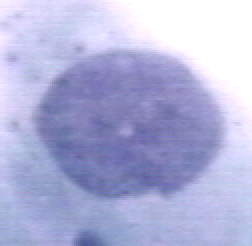
#> input picture New folder/1.BMP, 126 x 123 px (shown 2 times larger)
$ python -i feature_extractor.py   (imports and definitions only)   (older library calls are emulated)
#> lines starting #> are read from the running program, lines starting #| are printed output that depends on the picture; after the words box and inside, x2 and y2 are one past the last pixel; in counts of white or black regions, pixels touching at a corner belong together
"""
Traditional ML Feature Extraction for Cervical Cancer Classification
Extracts hand-crafted features: morphology, texture (GLCM), color, nucleus, edge.

Classes: Normal, CIN1, CIN2, CIN3, Cancer
"""

import cv2
import numpy as np

try:
    from skimage.feature import graycomatrix, graycoprops
except ImportError:
    from skimage.feature import graycomatrix, graycoprops

from pathlib import Path


# ---------------------------------------------------------------------------
# Feature extractor class
# ---------------------------------------------------------------------------

class CellFeatureExtractor:
    """Extract morphological, texture, color, nucleus and edge features
    from a single cervical cell image (numpy RGB array, uint8)."""

    def extract_morphology_features(self, gray):
        """5 features: cell_area, cell_perimeter, cell_solidity,
        cell_eccentricity, cell_aspect_ratio."""
        _, binary = cv2.threshold(
            gray, 0, 255, cv2.THRESH_BINARY + cv2.THRESH_OTSU
        )
        contours, _ = cv2.findContours(
            binary, cv2.RETR_EXTERNAL, cv2.CHAIN_APPROX_SIMPLE
        )

        if not contours:
            return {
                "cell_area": 0.0, "cell_perimeter": 0.0,
                "cell_solidity": 0.0, "cell_eccentricity": 0.0,
                "cell_aspect_ratio": 0.0,
            }

        cell_contour = max(contours, key=cv2.contourArea)
        cell_area    = cv2.contourArea(cell_contour)
        cell_perim   = cv2.arcLength(cell_contour, True)

        if len(cell_contour) >= 5:
            _, (major, minor), _ = cv2.fitEllipse(cell_contour)
            eccentricity = float(np.sqrt(1.0 - (minor / major) ** 2)) if major > 0 else 0.0
            aspect_ratio = float(major / minor) if minor > 0 else 0.0
        else:
            eccentricity = 0.0
            aspect_ratio = 1.0

        hull      = cv2.convexHull(cell_contour)
        hull_area = cv2.contourArea(hull)
        solidity  = float(cell_area / hull_area) if hull_area > 0 else 0.0

        return {
            "cell_area": float(cell_area), "cell_perimeter": float(cell_perim),
            "cell_solidity": solidity, "cell_eccentricity": eccentricity,
            "cell_aspect_ratio": aspect_ratio,
        }

    def extract_texture_features(self, gray):
        """4 features: glcm_contrast, glcm_correlation, glcm_energy, glcm_homogeneity."""
        try:
            if gray.ndim != 2:
                gray = cv2.cvtColor(gray, cv2.COLOR_BGR2GRAY)
            gray = gray.astype(np.uint8)
            glcm = graycomatrix(gray, distances=[1], angles=[0],
                                levels=256, symmetric=True, normed=True)
            if glcm.size == 0 or np.isnan(glcm).any():
                raise ValueError("Invalid GLCM")
            return {
                "glcm_contrast":    float(graycoprops(glcm, "contrast")[0, 0]),
                "glcm_correlation": float(graycoprops(glcm, "correlation")[0, 0]),
                "glcm_energy":      float(graycoprops(glcm, "energy")[0, 0]),
                "glcm_homogeneity": float(graycoprops(glcm, "homogeneity")[0, 0]),
            }
        except Exception:
            return {"glcm_contrast": 0.0, "glcm_correlation": 0.0,
                    "glcm_energy": 0.0, "glcm_homogeneity": 0.0}

    def extract_color_features(self, image_rgb):
        """12 features: {red,green,blue}_{mean,std} + {hue,sat,val}_{mean,std}."""
        features = {}
        for i, ch in enumerate(["red", "green", "blue"]):
            features[f"{ch}_mean"] = float(np.mean(image_rgb[:, :, i]))
            features[f"{ch}_std"]  = float(np.std(image_rgb[:, :, i]))
        hsv = cv2.cvtColor(image_rgb, cv2.COLOR_RGB2HSV)
        for i, ch in enumerate(["hue", "saturation", "value"]):
            features[f"{ch}_mean"] = float(np.mean(hsv[:, :, i]))
            features[f"{ch}_std"]  = float(np.std(hsv[:, :, i]))
        return features

    def extract_nucleus_features(self, gray):
        """4 features: nucleus_area, nucleus_perimeter, nucleus_circularity,
        nucleus_cytoplasm_ratio."""
        inverted = cv2.bitwise_not(gray)
        _, nucleus_binary = cv2.threshold(
            inverted, 0, 255, cv2.THRESH_BINARY + cv2.THRESH_OTSU
        )
        kernel = cv2.getStructuringElement(cv2.MORPH_ELLIPSE, (5, 5))
        nucleus_binary = cv2.morphologyEx(nucleus_binary, cv2.MORPH_OPEN, kernel)
        contours, _ = cv2.findContours(
            nucleus_binary, cv2.RETR_EXTERNAL, cv2.CHAIN_APPROX_SIMPLE
        )
        if not contours:
            return {"nucleus_area": 0.0, "nucleus_perimeter": 0.0,
                    "nucleus_circularity": 0.0, "nucleus_cytoplasm_ratio": 0.0}

        nc      = max(contours, key=cv2.contourArea)
        n_area  = cv2.contourArea(nc)
        n_perim = cv2.arcLength(nc, True)
        circ    = float((4.0 * np.pi * n_area) / (n_perim ** 2)) if n_perim > 0 else 0.0
        total   = float(gray.shape[0] * gray.shape[1])
        nc_ratio = float(n_area / max(total - n_area, 1.0))
        return {
            "nucleus_area": float(n_area), "nucleus_perimeter": float(n_perim),
            "nucleus_circularity": circ, "nucleus_cytoplasm_ratio": nc_ratio,
        }

    def extract_edge_features(self, gray):
        """1 feature: edge_density."""
        edges = cv2.Canny(gray, 50, 150)
        return {"edge_density": float(np.sum(edges > 0) / edges.size)}

    def extract_intensity_features(self, gray, image_rgb):
        """4 features: entropy, laplacian variance, high saturation, low value."""
        hist = cv2.calcHist([gray], [0], None, [256], [0, 256]).ravel().astype(np.float64)
        hist_sum = hist.sum() + 1e-12
        p = hist / hist_sum
        entropy = float(-(p * np.log2(p + 1e-12)).sum())

        lap_var = float(cv2.Laplacian(gray, cv2.CV_64F).var())

        hsv = cv2.cvtColor(image_rgb, cv2.COLOR_RGB2HSV)
        sat_p90 = float(np.percentile(hsv[:, :, 1], 90))
        val_p10 = float(np.percentile(hsv[:, :, 2], 10))

        return {
            "intensity_entropy": entropy,
            "laplacian_var": lap_var,
            "sat_p90": sat_p90,
            "val_p10": val_p10,
        }

    def extract_all_features(self, image_rgb):
        """Extract all features from a uint8 numpy RGB array."""
        gray = cv2.cvtColor(image_rgb, cv2.COLOR_RGB2GRAY)
        features = {}
        features.update(self.extract_morphology_features(gray))
        features.update(self.extract_texture_features(gray))
        features.update(self.extract_color_features(image_rgb))
        features.update(self.extract_nucleus_features(gray))
        features.update(self.extract_edge_features(gray))
        features.update(self.extract_intensity_features(gray, image_rgb))
        return features


# ---------------------------------------------------------------------------
# Canonical feature order — 30 real features total
# ---------------------------------------------------------------------------
_FEATURE_ORDER = [
    # morphology (5)
    "cell_area", "cell_perimeter", "cell_solidity",
    "cell_eccentricity", "cell_aspect_ratio",
    # texture (4)
    "glcm_contrast", "glcm_correlation", "glcm_energy", "glcm_homogeneity",
    # color RGB (6)
    "red_mean", "green_mean", "blue_mean",
    "red_std",  "green_std",  "blue_std",
    # color HSV (6)
    "hue_mean", "saturation_mean", "value_mean",
    "hue_std",  "saturation_std",  "value_std",
    # nucleus (4)
    "nucleus_area", "nucleus_perimeter",
    "nucleus_circularity", "nucleus_cytoplasm_ratio",
    # edge (1)
    "edge_density",
    # intensity/quality (4)
    "intensity_entropy", "laplacian_var", "sat_p90", "val_p10",
]

# [1 line not run here, left out]

# Class names used throughout the project
CLASS_NAMES = ['CIN1', 'CIN2', 'CIN3', 'Normal', 'Cancer']


# [83 lines left out: functions extract_medical_features, extract_features_from_dataset, not called in this run]


# ---------------------------------------------------------------------------
# Smoke test
# ---------------------------------------------------------------------------
# [19 lines not run here, left out]

>>> import cv2
>>> picture = cv2.cvtColor(cv2.imread('../../New folder/1.BMP'), cv2.COLOR_BGR2RGB)
>>> result = CellFeatureExtractor().extract_all_features(picture)
#> in extract_all_features, `gray = cv2.cvtColor(image_rgb, cv2.COLOR_RGB2GRAY)`:
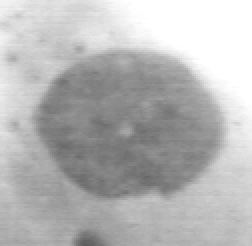
#> gray: shape (123, 126) (shown 2 times larger); min 93, max 255, mean 182.9
#> in extract_morphology_features, `_, binary = cv2.threshold( gray, 0, 255, cv2.THRESH_BINARY + cv2.THRES..`:
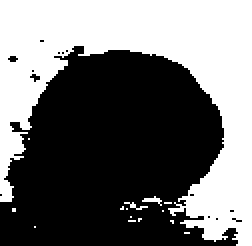
#> binary: shape (123, 126) (shown 2 times larger); 43.9% white; 15 white regions (13 under 20 px)
#> in extract_morphology_features, `contours, _ = cv2.findContours( binary, cv2.RETR_EXTERNAL, cv2.CHAIN_A..`: contours = 15 contours, 14 with area under 20; largest, box (x1, y1, x2, y2) and area: (0, 0, 126, 123) 6406
#> in extract_morphology_features, `cell_contour = max(contours, key=cv2.contourArea)`: cell_contour = contour of 249 points, box (x1, y1, x2, y2) (0, 0, 126, 123), area 6406
#> in extract_morphology_features, `cell_area    = cv2.contourArea(cell_contour)`: cell_area = 6406
#> in extract_morphology_features, `cell_perim   = cv2.arcLength(cell_contour, True)`: cell_perim = 813.1
#> in extract_morphology_features, `_, (major, minor), _ = cv2.fitEllipse(cell_contour)`: major = 110.5; minor = 124.9
#> in extract_morphology_features, `eccentricity = float(np.sqrt(1.0 - (minor / major) ** 2)) if major > 0..`: eccentricity = nan
#> in extract_morphology_features, `aspect_ratio = float(major / minor) if minor > 0 else 0.0`: aspect_ratio = 0.884
#> in extract_morphology_features, `hull      = cv2.convexHull(cell_contour)`: hull = [[125, 0], [125, 122], [118, 122], [107, 120], [0, 100], [0, 0]]
#> in extract_morphology_features, `hull_area = cv2.contourArea(hull)`: hull_area = 13955
#> in extract_morphology_features, `solidity  = float(cell_area / hull_area) if hull_area > 0 else 0.0`: solidity = 0.459
#> after the loop in extract_color_features, `for i, ch in enumerate(["red", "green", "blue"]):`: features = {'red_mean': 177, 'red_std': 46.21, 'green_mean': 179.1, 'green_std': 44, 'blue_mean': 217.9, 'blue_std': 28.87}
#> in extract_color_features, `hsv = cv2.cvtColor(image_rgb, cv2.COLOR_RGB2HSV)`: hsv: shape (123, 126, 3); mean H, S, V 106.5, 52.7, 217.9
#> after the loop in extract_color_features, `for i, ch in enumerate(["hue", "saturation", "value"]):`: features = 12 items
#> in extract_nucleus_features, `inverted = cv2.bitwise_not(gray)`:
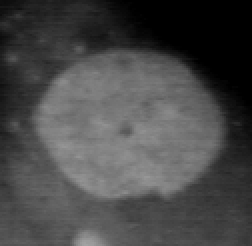
#> inverted: shape (123, 126) (shown 2 times larger); min 0, max 162, mean 72.1
#> in extract_nucleus_features, `_, nucleus_binary = cv2.threshold( inverted, 0, 255, cv2.THRESH_BINARY..`: nucleus_binary: shape (123, 126); 56.1% white; 15 black regions (13 under 20 px), largest, box (x1, y1, x2, y2) and area: (0, 0, 126, 123) 6741, (71, 98, 81, 103) 21
#> in extract_nucleus_features, `nucleus_binary = cv2.morphologyEx(nucleus_binary, cv2.MORPH_OPEN, kern..`:
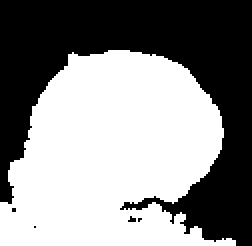
#> nucleus_binary: shape (123, 126) (shown 2 times larger); 54.4% white; 5 black regions (4 under 20 px)
#> in extract_nucleus_features, `contours, _ = cv2.findContours( nucleus_binary, cv2.RETR_EXTERNAL, cv2..`: contours = 1 contour; box (x1, y1, x2, y2) and area: (0, 25, 118, 123) 8214
#> in extract_nucleus_features, `nc      = max(contours, key=cv2.contourArea)`: nc = contour of 222 points, box (x1, y1, x2, y2) (0, 25, 118, 123), area 8214
#> in extract_nucleus_features, `n_area  = cv2.contourArea(nc)`: n_area = 8213.5
#> in extract_nucleus_features, `n_perim = cv2.arcLength(nc, True)`: n_perim = 535.4
#> in extract_nucleus_features, `circ    = float((4.0 * np.pi * n_area) / (n_perim ** 2)) if n_perim > ..`: circ = 0.36
#> in extract_nucleus_features, `nc_ratio = float(n_area / max(total - n_area, 1.0))`: nc_ratio = 1.13
#> in extract_edge_features, `edges = cv2.Canny(gray, 50, 150)`:
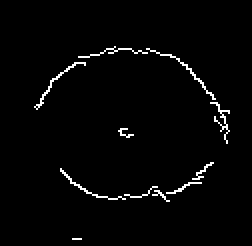
#> edges: shape (123, 126) (shown 2 times larger); 2.1% white in thin lines or dots, all inside (x1, y1, x2, y2) = (17, 23, 115, 120)
#> in extract_intensity_features, `hist = cv2.calcHist([gray], [0], None, [256], [0, 256]).ravel().astype..`: hist = 256 values, max 1714 at index 255, min 0 at index 0, mean 60.54
#> in extract_intensity_features, `hist_sum = hist.sum() + 1e-12`: hist_sum = 15498
#> in extract_intensity_features, `p = hist / hist_sum`: p = 256 values, max 0.111 at index 255, min 0 at index 0, mean 0.00391
#> in extract_intensity_features, `entropy = float(-(p * np.log2(p + 1e-12)).sum())`: entropy = 6.72
#> in extract_intensity_features, `lap_var = float(cv2.Laplacian(gray, cv2.CV_64F).var())`: lap_var = 63.07
#> in extract_intensity_features, `sat_p90 = float(np.percentile(hsv[:, :, 1], 90))`: sat_p90 = 85
#> in extract_intensity_features, `val_p10 = float(np.percentile(hsv[:, :, 2], 10))`: val_p10 = 178
#> result = 30 items

$ run again, on New folder/149357849-149357857-001.BMP
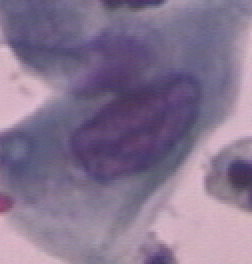
#> input picture New folder/149357849-149357857-001.BMP, 126 x 132 px (shown 2 times larger)
#> in extract_morphology_features, `_, binary = cv2.threshold( gray, 0, 255, cv2.THRESH_BINARY + cv2.THRES..`:
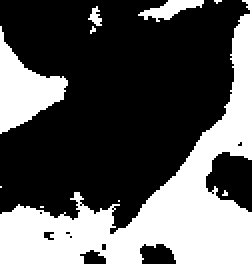
#> binary: shape (132, 126) (shown 2 times larger); 35.1% white; 10 white regions (6 under 20 px)
#> in extract_morphology_features, `contours, _ = cv2.findContours( binary, cv2.RETR_EXTERNAL, cv2.CHAIN_A..`: contours = 10 contours, 6 with area under 20; largest, box (x1, y1, x2, y2) and area: (0, 0, 126, 132) 4503, (0, 13, 34, 67) 777, (69, 0, 102, 11) 132, (44, 3, 51, 13) 24
#> cell_contour = contour of 228 points, box (x1, y1, x2, y2) (0, 0, 126, 132), area 4503
#> cell_area = 4503
#> cell_perim = 657.7
#> major = 124.6; minor = 168.9
#> eccentricity = nan
#> aspect_ratio = 0.738
#> hull = [[125, 0], [125, 131], [0, 131], [0, 107], [1, 106], [121, 0]]
#> hull_area = 9908.5
#> solidity = 0.454
#> after the loop in extract_color_features, `for i, ch in enumerate(["red", "green", "blue"]):`: features = {'red_mean': 133.2, 'red_std': 42.23, 'green_mean': 116.2, 'green_std': 36.94, 'blue_mean': 144, 'blue_std': 28.3}
#> hsv: shape (132, 126, 3); mean H, S, V 140.3, 57.5, 147.1
#> after the loop in extract_color_features, `for i, ch in enumerate(["hue", "saturation", "value"]):`: features = 12 items
#> in extract_nucleus_features, `contours, _ = cv2.findContours( nucleus_binary, cv2.RETR_EXTERNAL, cv2..`: contours = 4 contours; box (x1, y1, x2, y2) and area: (0, 0, 124, 114) 9808, (103, 76, 126, 106) 407, (70, 122, 88, 132) 116, (42, 125, 53, 132) 42
#> nc = contour of 257 points, box (x1, y1, x2, y2) (0, 0, 124, 114), area 9808
#> n_area = 9807.5
#> n_perim = 582.7
#> circ = 0.363
#> nc_ratio = 1.44
#> in extract_edge_features, `edges = cv2.Canny(gray, 50, 150)`:
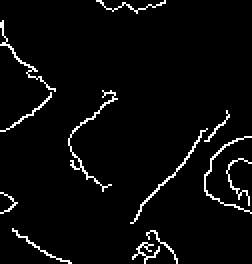
#> edges: shape (132, 126) (shown 2 times larger); 3.9% white in thin lines or dots
#> hist = 256 values, max 423 at index 187, min 0 at index 0, mean 64.97
#> hist_sum = 16632
#> p = 256 values, max 0.0254 at index 187, min 0 at index 0, mean 0.00391
#> entropy = 6.82
#> lap_var = 52.7
#> sat_p90 = 98
#> val_p10 = 110
#> result = 30 items

$ run again, on New folder/153826963-153826989-001.BMP
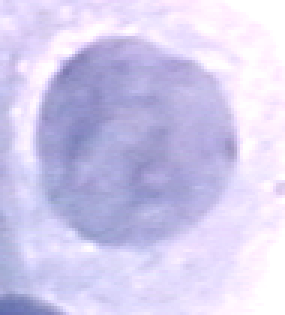
#> input picture New folder/153826963-153826989-001.BMP, 95 x 105 px (shown 3 times larger)
#> in extract_morphology_features, `_, binary = cv2.threshold( gray, 0, 255, cv2.THRESH_BINARY + cv2.THRES..`:
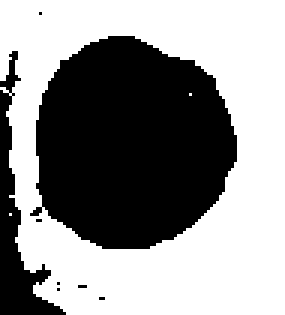
#> binary: shape (105, 95) (shown 3 times larger); 57% white; 8 black regions (6 under 20 px)
#> in extract_morphology_features, `contours, _ = cv2.findContours( binary, cv2.RETR_EXTERNAL, cv2.CHAIN_A..`: contours = 2 contours, 1 with area under 20; largest, box (x1, y1, x2, y2) and area: (0, 0, 95, 105) 9206
#> cell_contour = contour of 85 points, box (x1, y1, x2, y2) (0, 0, 95, 105), area 9206
#> cell_area = 9206.5
#> cell_perim = 442.1
#> major = 104.3; minor = 170.7
#> eccentricity = nan
#> aspect_ratio = 0.611
#> hull = contour of 10 points, box (x1, y1, x2, y2) (0, 0, 95, 105), area 9414
#> hull_area = 9414
#> solidity = 0.978
#> after the loop in extract_color_features, `for i, ch in enumerate(["red", "green", "blue"]):`: features = {'red_mean': 209.3, 'red_std': 35.45, 'green_mean': 202.9, 'green_std': 32.38, 'blue_mean': 237.4, 'blue_std': 19.14}
#> hsv: shape (105, 95, 3); mean H, S, V 123.5, 38.8, 237.4
#> after the loop in extract_color_features, `for i, ch in enumerate(["hue", "saturation", "value"]):`: features = 12 items
#> in extract_nucleus_features, `contours, _ = cv2.findContours( nucleus_binary, cv2.RETR_EXTERNAL, cv2..`: contours = 2 contours; box (x1, y1, x2, y2) and area: (12, 12, 79, 83) 3606, (0, 30, 21, 105) 399
#> nc = contour of 100 points, box (x1, y1, x2, y2) (12, 12, 79, 83), area 3606
#> n_area = 3605.5
#> n_perim = 228.1
#> circ = 0.871
#> nc_ratio = 0.566
#> in extract_edge_features, `edges = cv2.Canny(gray, 50, 150)`:
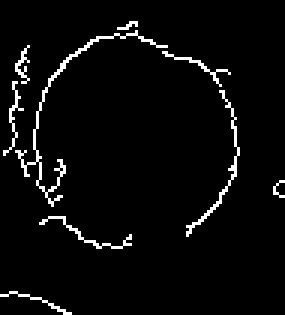
#> edges: shape (105, 95) (shown 3 times larger); 3.9% white in thin lines or dots
#> hist = 256 values, max 327 at index 255, min 0 at index 0, mean 38.96
#> hist_sum = 9975
#> p = 256 values, max 0.0328 at index 255, min 0 at index 0, mean 0.00391
#> entropy = 6.63
#> lap_var = 75.91
#> sat_p90 = 62
#> val_p10 = 210
#> result = 30 items

$ run again, on New folder/157224172-157224207-002.BMP
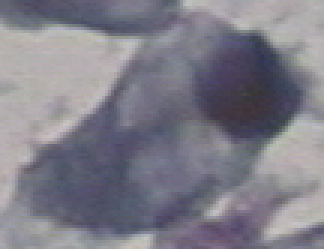
#> input picture New folder/157224172-157224207-002.BMP, 108 x 83 px (shown 3 times larger)
#> in extract_morphology_features, `_, binary = cv2.threshold( gray, 0, 255, cv2.THRESH_BINARY + cv2.THRES..`:
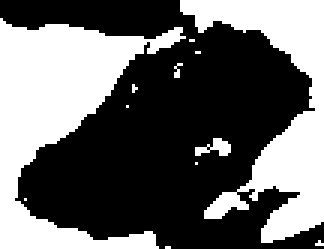
#> binary: shape (83, 108) (shown 3 times larger); 40.4% white; 12 white regions (9 under 20 px)
#> in extract_morphology_features, `contours, _ = cv2.findContours( binary, cv2.RETR_EXTERNAL, cv2.CHAIN_A..`: contours = 12 contours, 9 with area under 20; largest, box (x1, y1, x2, y2) and area: (0, 6, 62, 83) 1876, (60, 0, 108, 81) 1358, (65, 46, 77, 52) 26
#> cell_contour = contour of 111 points, box (x1, y1, x2, y2) (0, 6, 62, 83), area 1876
#> cell_area = 1876
#> cell_perim = 356.7
#> major = 70.16; minor = 99.06
#> eccentricity = nan
#> aspect_ratio = 0.708
#> hull = [[60, 9], [61, 12], [52, 82], [0, 82], [0, 6]]
#> hull_area = 4226.5
#> solidity = 0.444
#> after the loop in extract_color_features, `for i, ch in enumerate(["red", "green", "blue"]):`: features = {'red_mean': 127, 'red_std': 39.45, 'green_mean': 125.3, 'green_std': 38.24, 'blue_mean': 136, 'blue_std': 30.89}
#> hsv: shape (83, 108, 3); mean H, S, V 105.3, 29.7, 137.5
#> after the loop in extract_color_features, `for i, ch in enumerate(["hue", "saturation", "value"]):`: features = 12 items
#> in extract_nucleus_features, `contours, _ = cv2.findContours( nucleus_binary, cv2.RETR_EXTERNAL, cv2..`: contours = 1 contour; box (x1, y1, x2, y2) and area: (0, 0, 108, 83) 5092
#> nc = contour of 230 points, box (x1, y1, x2, y2) (0, 0, 108, 83), area 5092
#> n_area = 5092
#> n_perim = 559.4
#> circ = 0.204
#> nc_ratio = 1.32
#> in extract_edge_features, `edges = cv2.Canny(gray, 50, 150)`:
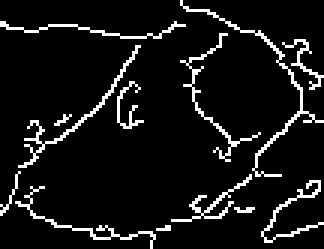
#> edges: shape (83, 108) (shown 3 times larger); 8.2% white in thin lines or dots
#> hist = 256 values, max 280 at index 177, min 0 at index 0, mean 35.02
#> hist_sum = 8964
#> p = 256 values, max 0.0312 at index 177, min 0 at index 0, mean 0.00391
#> entropy = 6.82
#> lap_var = 107.7
#> sat_p90 = 59
#> val_p10 = 100
#> result = 30 items
